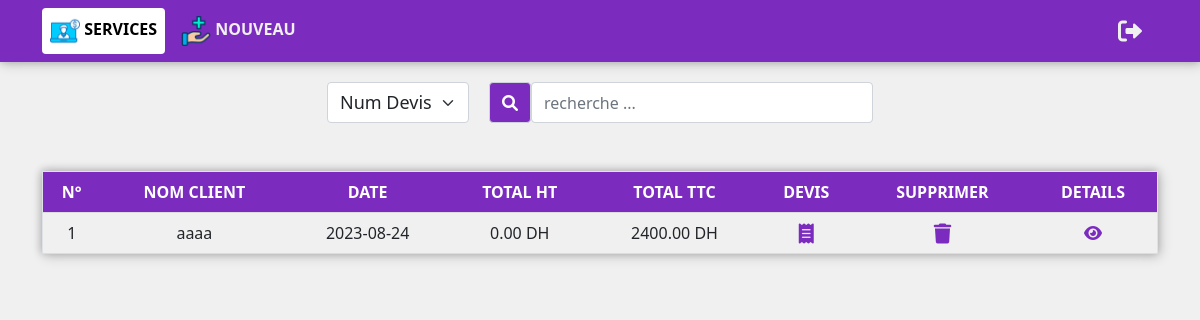
Screenshot of /pages/showServices.php (signed in) with the database file from the repository.
### tables this page shows
CREATE TABLE `devis` (
  `id_devis` int(11) NOT NULL AUTO_INCREMENT,
  `full_name_client` varchar(200) DEFAULT NULL,
  `addresse` text DEFAULT NULL,
  `code_postal` int(11) DEFAULT NULL,
  `tel` varchar(20) DEFAULT NULL,
  `date_devis` date NOT NULL,
  `total_devis_ht` decimal(10,2) NOT NULL,
  `total_devis_ttc` decimal(10,2) NOT NULL,
  PRIMARY KEY (`id_devis`)
);

### pages/showServices.php (the view, shortened to what this page needs)
<!DOCTYPE html>
<html lang="en">
<?php
include "../database.php";
?>
<head>
    <link rel="stylesheet" href="https://pro.fontawesome.com/releases/v6.0.0-beta3/css/all.css">
    <link href="https://cdn.jsdelivr.net/npm/bootstrap@5.0.2/dist/css/bootstrap.min.css" rel="stylesheet">
    <link rel="stylesheet" href="../css/menu.css">
    <link rel="stylesheet" href="../css/showServices.css">
    <link rel="stylesheet" href="../css/table.css">
    <link rel="stylesheet" href="../css/stock.css">
</head>
<body>
    <nav class="navbar navbar-expand-lg">
        <?php include "../includes/serviceMenu.php"; ?>
    </nav>
    <div class="top">
        <div class="selectDiv">
            <select class="form-select" id="searchBy">
                <option value="id_devis">Num Devis</option>
            </select>
        </div>
        <div class="searchDiv">
            <span class="input-group-text" style="background-color: #7b2cbf;" id="basic-addon1"><i class="fa-solid fa-magnifying-glass" style="color: #ffffff;"></i></span>
            <input type="text" class="form-control" id="search" placeholder="recherche ..." aria-label="Username" aria-describedby="basic-addon1">
        </div>
    </div>
    <div class="container mt-5">
        <table class="table">
            <tr id="header">
                <th>N°</th>
                <th>NOM CLIENT</th>
                <th>DATE</th>
                <th>TOTAL HT</th>
                <th>TOTAL TTC</th>
                <th>DEVIS</th>
                <th>SUPPRIMER</th>
                <th>DETAILS</th>
            </tr>
            <?php
            $requete = $db->prepare("SELECT * FROM Devis ORDER BY id_devis ASC");
            $requete->execute();
            $allDevis = $requete->fetchAll(PDO::FETCH_ASSOC);
            foreach ($allDevis as $devis) {
                echo "<tr>";
                echo "<td>" . $devis["id_devis"] . "</td>";
                echo "<td>" . $devis["full_name_client"] . "</td>";
                echo "<td>" . $devis["date_devis"] . "</td>";
                echo "<td>" . $devis["total_devis_ht"] . " DH</td>";
                echo "<td>" . $devis["total_devis_ttc"] . " DH</td>";
                echo '<td><a href="devis.php?id_devis=' . $devis["id_devis"] . '" style="color:#7b2cbf"><i class="fa-solid fa-receipt fa-lg" style="color:#7b2cbf;"></i></a></td>';
                echo '<td><a href="?delete=' . $devis["id_devis"] . '" style="color:#7b2cbf"><i class="fa-solid fa-trash fa-lg" style="color:#7b2cbf;"></i></a></td>';
                echo '<td><a href="devisDetails.php?show=' . $devis["id_devis"] . '" style="color:#7b2cbf"><i class="fa-solid fa-eye fa_lg" style="color:#7b2cbf;"></i></i></a></td>';
                echo "</tr>";
            }
            ?>
        </table>
    </div>
</body>
</html>

### css/showServices.css (style rules this page uses)
body { background-color: #f0f0f0; }
nav { background-color:#7b2cbf !important; box-shadow: 2px 2px 12px rgba(0, 0, 0, 0.2), -1px -1px 8px rgba(0, 0, 0, 0.2) !important; }

### css/table.css (style rules this page uses)
table { border-collapse: collapse; border: 1px solid #bdc3c7; box-shadow: 2px 2px 12px rgba(0, 0, 0, 0.2), -1px -1px 8px rgba(0, 0, 0, 0.2); }
tr { transition: all .2s ease-in; }
th, td { padding: 12px; text-align: center; font-size: 16px; border-bottom: 1px solid #ddd; }
#header { background-color: #7b2cbf; color: #fff; }

### css/stock.css (style rules this page uses)
body { background-color: #f0f0f0; font-family: 'Segoe UI', Tahoma, Geneva, Verdana, sans-serif; }
.top { display: flex; flex-direction: row; justify-content: center; width: 80%; padding-top: 20px; margin: auto; }
nav { background-color:#7b2cbf !important; box-shadow: 2px 2px 12px rgba(0, 0, 0, 0.2), -1px -1px 8px rgba(0, 0, 0, 0.2) !important; }
.searchDiv { display: flex; flex-direction: row; width: 40%; justify-content: center; }
.selectDiv { margin-right: 20px; }
.selectDiv select { font-size: 18px; }

### rows the page displays
devis: id_devis "1", full_name_client "aaaa", date_devis "2023-08-24", total_devis_ht "0.00", total_devis_ttc "2400.00"
